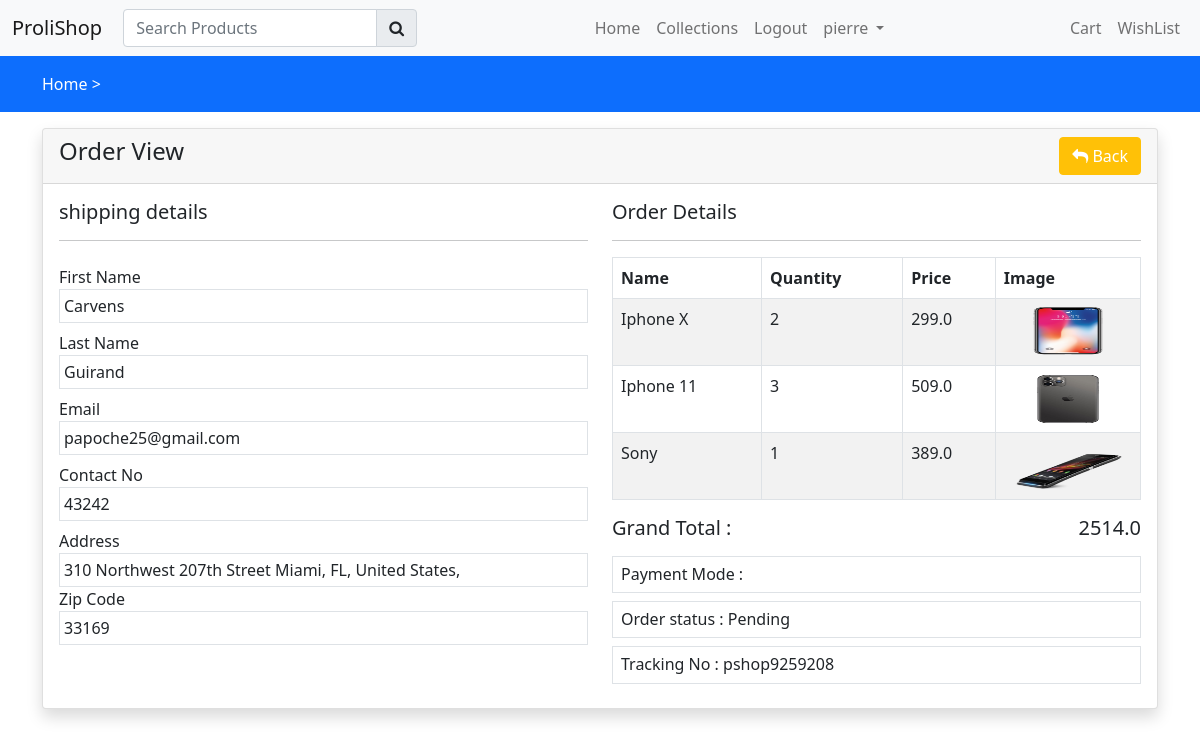
The app's page /shopping/orderview/pshop9259208/ (signed in) with its own data.
### ecom/models.py (models this page shows, shortened)
class Order(models.Model):
    user = models.ForeignKey(User, on_delete=models.CASCADE)
    fname = models.CharField(max_length=150, null=False)
    lname = models.CharField(max_length=150, null=False)
    email = models.CharField(max_length=150, null=False)
    phone = models.CharField(max_length=150, null=False)
    address = models.TextField(null=False)
    city = models.CharField(max_length=150, null=False)
    state = models.CharField(max_length=150, null=False)
    country = models.CharField(max_length=150, null=False)
    pincode = models.CharField(max_length=150, null=False)
    total_price = models.FloatField(null=False)
    payment_mode = models.CharField(max_length=150, null=False)
    payment_id = models.CharField(max_length=250, null=True)
    orderstatuses = (
        ('Pending', 'Pending'),
        ('Out for Shipping', 'Out for Shipping'),
        ('Completed', 'Completed'),
    )
    status = models.CharField(max_length=150, choices=orderstatuses, default='Pending')
    message = models.TextField(null=True)
    tracking_no = models.CharField(max_length=150, null=True)
    created_at = models.DateTimeField(auto_now_add=True)
    updated_at = models.DateTimeField(auto_now=True)

class OrderItem(models.Model):
    order = models.ForeignKey(Order, on_delete=models.CASCADE)
    product = models.ForeignKey(Product, on_delete=models.CASCADE)
    price = models.FloatField(null=False)
    quantity = models.IntegerField(null=False)

class Product(models.Model):
    category = models.ForeignKey(Category, on_delete=models.CASCADE)
    slug = models.CharField(max_length=150, null=False, blank=False)
    name = models.CharField(max_length=150, null=False, blank=False)
    product_image = models.ImageField(upload_to=get_file_path, null=True, blank=True)
    sm_description = models.CharField(max_length=150, null=False, blank=True)
    quantity = models.IntegerField(null=False, blank=False)
    description = models.TextField(max_length=500, null=False, blank=True)
    original_price = models.FloatField(null=False, blank=False)
    selling_price = models.FloatField(null=False, blank=False)
    status = models.BooleanField(default=False, help_text="0-default, 1=Hidden")
    trending = models.BooleanField(default=False, help_text="0-default, 1=trending")
    tag = models.CharField(max_length=150, null=False, blank=False)
    meta_title = models.CharField(max_length=150, null=False, blank=False)
    meta_keywords = models.CharField(max_length=150, null=False, blank=False)
    meta_description = models.TextField(max_length=500, null=False, blank=True)
    created_at = models.DateTimeField(auto_now_add=True)

### ecom/views.py (the view)
# urls.py: path('orderview/<str:tr_no>/', views.orderview, name="orderview"),
def orderview(request, tr_no):
    order = Order.objects.filter(user=request.user).filter(tracking_no=tr_no).first()
    orderitems = OrderItem.objects.filter(order=order)
    if order is None:
        return HttpResponse(f'No order with tracking No : {tr_no} ')
    else:
        return render(request, "ecom/orderview.html", {
            "order": order,
            "orderitems":orderitems
        })

### ecom/templates/ecom/orderview.html
{% extends "ecom/layout.html" %}
{% load static %}
{% block body %}
<div class="container my-3">
    <div class="row">
        <div class="col-sm-12">
            <div class="card shadow">
                <div class="card-header">
                    <h4 class="mb-0">Order View
                        <a href="{% url 'ecom:myorders' %}" class="btn btn-warning float-end text-white"><i class="fa fa-reply"></i> Back</a>
                    </h4>
                </div>
                <div class="card-body">
                    <div class="row">
                        <div class="col-sm-6">
                            <h5>shipping details</h5>
                            <hr>
                            <label class="mt-2" for="">First Name</label>
                            <div class="border p-1"> {{ order.fname }} </div>
                            <label class="mt-2" for="">Last Name</label>
                            <div class="border p-1"> {{ order.lname }} </div>
                            <label class="mt-2" for="">Email</label>
                            <div class="border p-1"> {{ order.email }} </div>
                            <label class="mt-2" for="">Contact No</label>
                            <div class="border p-1"> {{ order.phone }} </div>
                            <label class="mt-2" for="">Address</label>
                            <div class="border p-1">
                                {{ order.address }}
                                {{ order.city }},
                                {{ order.state }},
                                {{ order.country }},
                            </div>
                            <label for="">Zip Code</label>
                            <div class="border p-1"> {{ order.pincode }} </div>
                        </div>
                        <div class="col-sm-6">
                            <h5>Order Details</h5>
                            <hr>
                            <table class="table table-bordered table-striped">
                                <thead>
                                    <tr>
                                        <th>Name</th>
                                        <th>Quantity</th>
                                        <th>Price</th>
                                        <th>Image</th>
                                    </tr>
                                </thead>
                                <tbody>
                                    {% for order in orderitems %}
                                    <tr>
                                        <td>{{ order.product.name }}</td>
                                        <td>{{ order.quantity }}</td>
                                        <td>{{ order.price }}</td>
                                        <td>
                                            <img src="{{ order.product.product_image.url }}" width="50px" height="50px" class="w-100" alt="Product Image">
                                        </td>
                                    </tr>
                                    {% endfor %}
                                </tbody>
                            </table>
                            <h5>Grand Total : <span class="float-end"> {{ order.total_price }} </span></h5>
                            <h6 class="border p-2 mt-3"> Payment Mode : {{ order.payment_mode }} </h6>
                            <h6 class="border p-2"> Order status : {{ order.status }} </h6>
                            <h6 class="border p-2"> Tracking No :  {{ order.tracking_no }} </h6>
                        </div>
                    </div>
                </div>
            </div>
        </div>
    </div>
</div>
{% endblock %}

### ecom/templates/ecom/layout.html (shortened to what this page needs)
{% load static %}
<!DOCTYPE html>
<html lang="en">
<head>
    <link href="https://cdn.jsdelivr.net/npm/bootstrap@5.0.2/dist/css/bootstrap.min.css" rel="stylesheet">
    <link rel="stylesheet" href="{% static 'ecom/style.css' %}">
    <link rel="stylesheet" href="https://cdnjs.cloudflare.com/ajax/libs/font-awesome/4.7.0/css/font-awesome.min.css">
    <link rel="stylesheet" href="{% static 'ecom/css/owl.carousel.min.css' %}">
    <link rel="stylesheet" href="{% static 'ecom/css/owl.theme.default.min.css' %}">
    <link rel="stylesheet" href="//code.jquery.com/ui/1.13.2/themes/base/jquery-ui.css">
    <link rel="stylesheet" href="//cdn.jsdelivr.net/npm/alertifyjs@1.13.1/build/css/alertify.min.css"/>
    <link rel="stylesheet" href="//cdn.jsdelivr.net/npm/alertifyjs@1.13.1/build/css/themes/default.min.css"/>
</head>
<body>
    <nav class="navbar navbar-expand-sm navbar-light bg-light">
        <div class="container-fluid">
            <a href="#" class="navbar-brand">ProliShop</a>
                <div class="search-bar">
                    <form action="{% url 'ecom:searchproduct' %}" method="post">
                    <div class="input-group">
                        <input type="search" required name="searchedstring" id="searchproduct" class="form-control" placeholder="Search Products">
                        <button type="submit" class="input-group-text"><i class="fa fa-search"></i></button>
                      </div>
                    </form>
                </div>
            <div id="navbarCollapse" class="collapse navbar-collapse">
                <ul class="nav navbar-nav ms-auto">
                    <li class="nav-item">
                        <a href="{% url 'ecom:index' %}" class="nav-link {% if request.resolver_match.url_name == 'index' %} active {% endif %}">Home</a>
                    </li>
                    <li class="nav-item">
                        <a href="{% url 'ecom:collections' %}" class="nav-link {% if request.resolver_match.url_name == 'collections' %} active {% endif %}">Collections</a>
                    </li>
                    {% if request.user.is_authenticated %}
                    <li class="nav-item">
                        <a href="{% url 'ecom:logoutpage' %}" class="nav-link {% if request.resolver_match.url_name == 'logoutpage' %} active {% endif %}">Logout</a>
                    </li>
                    {% endif %}
                    <li class="nav-item dropdown">
                        <a href="#" class="nav-link dropdown-toggle" data-bs-toggle="dropdown">
                            {% if request.user.is_authenticated %}
                            {{request.user}}
                            {% else %}
                            Guest
                            {% endif %}
                         </a>
                    </li>
                </ul>
                <ul class="nav navbar-nav ms-auto">
                    <li class="nav-item">
                        <a href="{% url 'ecom:viewcart' %}" class="nav-link {% if request.resolver_match.url_name == 'viewcart' %} active {% endif %}">Cart</a>
                    </li>
                    <li class="nav-item">
                        <a href="{% url 'ecom:wishlist' %}" class="nav-link {% if request.resolver_match.url_name == 'wishlist' %} active {% endif %}">WishList</a>
                    </li>
                </ul>
            </div>
        </div>
    </nav>
    <div class="py-3 bg-primary">
        <div class="container path">
            <a class="text-white" href="{% url 'ecom:index' %}"> Home > </a>
        </div>
    </div>
    {% block body %}
    {% endblock %}
</body>
</html>

### ecom/static/ecom/style.css (style rules this page uses)
a { text-decoration: none; color: #000; }
.path a { text-decoration: none; }
.search-bar { width: 25%; margin-left: 5px; }

### records on screen
Order: fname "Carvens", lname "Guirand", email "papoche25@gmail.com", phone "43242", address "310 Northwest 207th Street", city "Miami", state "FL", country "United States", pincode "33169", total_price "2514.0", status "Pending", tracking_no "pshop9259208"
OrderItem: product.name "Iphone X", quantity "2", price "299.0", product.product_image (picture)
OrderItem: product.name "Iphone 11", quantity "3", price "509.0", product.product_image (picture)
OrderItem: product.name "Sony", quantity "1", price "389.0", product.product_image (picture)

### other values on screen
{{ request.user }} "pierre"
